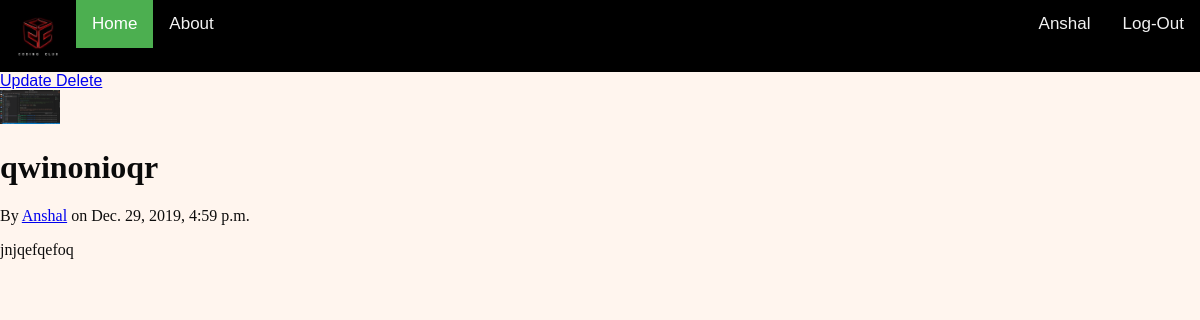
/timeline/feed/2/ (signed in), run on the app's committed database.
### Timeline/models.py (models this page shows, shortened)
class Feed(models.Model):
    title = models.CharField(max_length=100)
    content = models.TextField()
    date_posted = models.DateTimeField(default=timezone.now)
    author = models.ForeignKey(User, on_delete=models.CASCADE)

### users/models.py (models this page shows, shortened)
class Profile(models.Model):
    user = models.OneToOneField(User, on_delete=models.CASCADE)
    image = models.ImageField(default="default.jpg", upload_to="profile_pics")

### Timeline/views.py (the view)
# urls.py: path("feed/<int:pk>/", PostDetailView.as_view(), name="feed-detail"),
class PostDetailView(DetailView):
    model = Feed

### Timeline/templates/Timeline/feed_detail.html
{% extends "Timeline/base.html" %}
{% block content %}
<div>
    {% if object.author == user %}
    <div>
        <a href="{% url 'feed-update' object.id %}"> Update </a>
        <a href="{% url 'feed-delete' object.id %}"> Delete </a>
    </div>
    {% endif %}
    <img class="rounded-circle article-img" width="5%" src="{{ object.author.profile.image.url }}">
    <h1>{{object.title}}</h1>
    <p>By <a href="{% url 'user-feeds' object.author.username %}">{{object.author}}</a> on {{object.date_posted}}</p>
    <p>{{ object.content }}</p>
</div>
{% endblock content %}

### Timeline/templates/Timeline/base.html (shortened to what this page needs)
<!DOCTYPE html>
<html>
<head>
</head>
<body>
    {% if user.is_authenticated%}
    <div class="topnav">
        <img src="/media/profile_pics/cc-zone.jpeg" height="44">
        <a class="active" href="{% url 'timeline-home'%}">Home</a>
        <a href="{% url 'timeline-about'%}">About</a>
        <a style="float:right;" href="{% url 'logout' %}">Log-Out</a>
        <a style="float:right;" href="{% url 'profile' %}">{{user.username}}</a>
    </div>
    <div>
        {% block content %}
        {% endblock content %}
    </div>
    {% endif %}
</body>
</html>

### Timeline/templates/Timeline/base.html (style rules this page uses)
body { margin: 0; font-family: Arial, Helvetica, sans-serif; }
.topnav { overflow: hidden; background-color: black; }
.topnav img { float: left; color: #f2f2f2; text-align: center; padding: 14px 16px; text-decoration: none; font-size: 17px; }
.topnav a { float: left; color: #f2f2f2; text-align: center; padding: 14px 16px; text-decoration: none; font-size: 17px; }
.topnav a.active { background-color: #4CAF50; color: white; }
body { background-color: seashell; }
h1 { color: rgb(10, 10, 10); font-family: Georgia, 'Times New Roman', Times, serif; font-style: normal; align-items: center; }
p { font-family: cursive; color: rgb(14, 13, 13); }

### data on the page
Feed: author.profile.image (picture), title "qwinonioqr", author "Anshal", date_posted "Dec. 29, 2019, 4:59 p.m.", content "jnjqefqefoq"

### other printed values
{{ user.username }} "Anshal"
